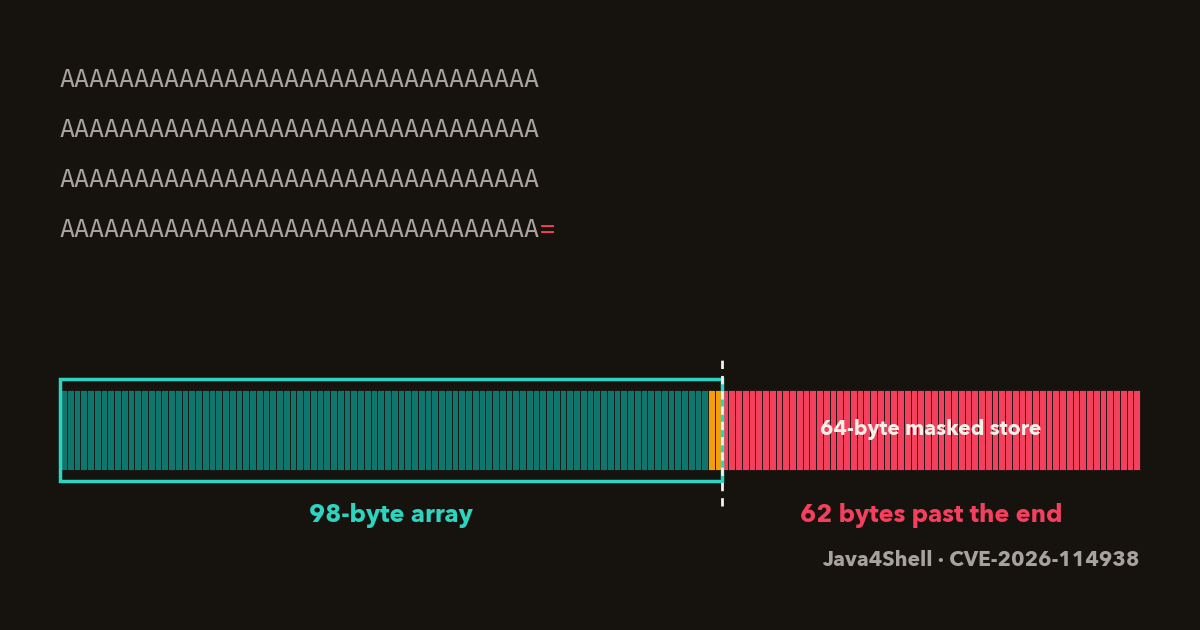

Here is the Python script that generated this plot:
"""Feature image, 1200x630: the input, and the store that overflows."""
import matplotlib
matplotlib.use("Agg")
import matplotlib.pyplot as plt
from matplotlib.patches import Rectangle, FancyBboxPatch

BG = "#16130f"
INK = "#f5efe6"
MUTED = "#a8a29e"
DIM = "#3a342e"
TEAL = "#2dd4bf"
TEAL_DARK = "#0f766e"
RED = "#f43f5e"
AMBER = "#f59e0b"

fig = plt.figure(figsize=(12, 6.3), dpi=100)
fig.patch.set_facecolor(BG)
ax = fig.add_axes([0, 0, 1, 1])
ax.set_xlim(0, 120); ax.set_ylim(0, 63); ax.axis("off"); ax.set_facecolor(BG)

# The input string: 128 A's and one '=' (four rows of 32, '=' after the last A).
mono = {"fontname": "Menlo", "fontsize": 18, "fontweight": "bold"}
row = "A" * 32
for i, yy in enumerate((55, 50, 45, 40)):
    ax.text(6, yy, row, color=MUTED, ha="left", va="center", **mono)
ax.text(6, 40, " " * 32 + "=", color=RED, ha="left", va="center", **mono)

# Byte strip: 160 bytes. The array is the first 98. The tail store starts at 96.
x0, w, y, h = 6, 108 / 160, 16, 8
for b in range(160):
    if b < 96:
        face = TEAL_DARK
    elif b < 98:
        face = AMBER
    else:
        face = RED
    ax.add_patch(Rectangle((x0 + b * w, y), w, h, facecolor=face, edgecolor=BG, linewidth=0.6))
ax.add_patch(Rectangle((x0, y - 1.1), 98 * w, h + 2.2, fill=False, edgecolor=TEAL, linewidth=2.5))
xe = x0 + 98 * w
ax.plot([xe, xe], [y - 3.6, y + h + 3.6], color=INK, lw=2, ls=(0, (3, 2.5)))

sans = {"fontname": "Avenir Next"}
ax.text(x0 + 49 * w, y - 4.6, "98-byte array", color=TEAL, ha="center", va="center", fontsize=18, fontweight="heavy", **sans)
ax.text(x0 + 129 * w, y - 4.6, "62 bytes past the end", color=RED, ha="center", va="center", fontsize=18, fontweight="heavy", **sans)
ax.text(x0 + 129 * w, y + h / 2, "64-byte masked store", color=INK, ha="center", va="center", fontsize=15, fontweight="demibold", **sans)

# Small caption, bottom-right.
ax.text(114, 7, "Java4Shell · CVE-2026-114938", color=MUTED, ha="right", va="center", fontsize=15,
        fontweight="medium", **sans)

fig.savefig("feature.png", dpi=100, facecolor=BG)
